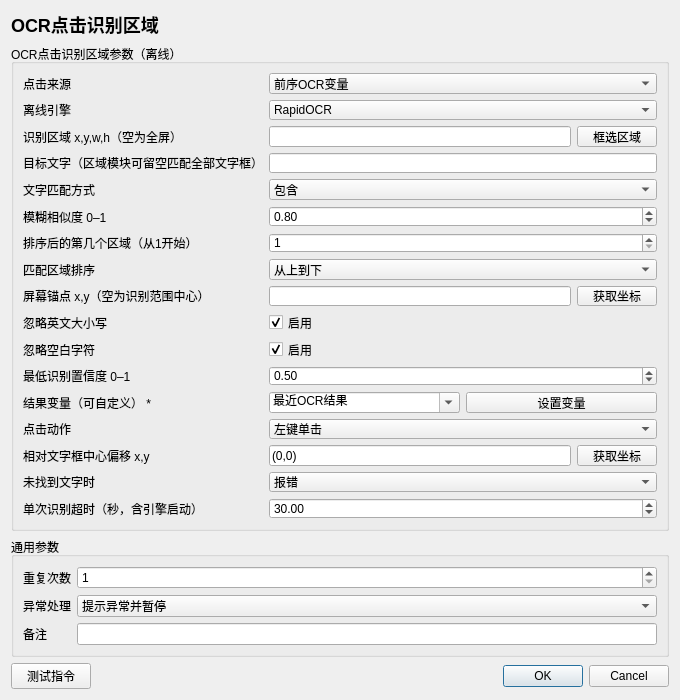
<?xml version='1.0' encoding='utf-8'?>
<ui version="4.0">
  <class>InstructionEditor</class>
  <widget class="QDialog" name="InstructionEditor">
    <property name="geometry">
      <rect>
        <x>0</x>
        <y>0</y>
        <width>680</width>
        <height>700</height>
      </rect>
    </property>
    <property name="minimumSize">
      <size>
        <width>560</width>
        <height>480</height>
      </size>
    </property>
    <property name="windowTitle">
      <string>OCR点击识别区域</string>
    </property>
    <layout class="QVBoxLayout" name="rootLayout">
      <item>
        <widget class="QLabel" name="titleLabel">
          <property name="text">
            <string>OCR点击识别区域</string>
          </property>
          <property name="styleSheet">
            <string>font-size: 18px; font-weight: 600;</string>
          </property>
        </widget>
      </item>
      <item>
        <widget class="QGroupBox" name="parameterGroupBox">
          <property name="title">
            <string>OCR点击识别区域参数（离线）</string>
          </property>
          <layout class="QFormLayout" name="parameterFormLayout">
            <item row="0" column="0">
              <widget class="QLabel" name="parameterLabel_0">
                <property name="text">
                  <string>点击来源</string>
                </property>
              </widget>
            </item>
            <item row="0" column="1">
              <widget class="QWidget" name="parameterContainer_0">
                <layout class="QHBoxLayout" name="parameterLayout_0">
                  <property name="leftMargin">
                    <number>0</number>
                  </property>
                  <property name="topMargin">
                    <number>0</number>
                  </property>
                  <property name="rightMargin">
                    <number>0</number>
                  </property>
                  <property name="bottomMargin">
                    <number>0</number>
                  </property>
                  <item>
                    <widget class="QComboBox" name="parameter_0">
                      <item>
                        <property name="text">
                          <string>前序OCR变量</string>
                        </property>
                      </item>
                      <item>
                        <property name="text">
                          <string>重新识别</string>
                        </property>
                      </item>
                      <property name="currentIndex">
                        <number>0</number>
                      </property>
                    </widget>
                  </item>
                </layout>
              </widget>
            </item>
            <item row="1" column="0">
              <widget class="QLabel" name="parameterLabel_1">
                <property name="text">
                  <string>离线引擎</string>
                </property>
              </widget>
            </item>
            <item row="1" column="1">
              <widget class="QWidget" name="parameterContainer_1">
                <layout class="QHBoxLayout" name="parameterLayout_1">
                  <property name="leftMargin">
                    <number>0</number>
                  </property>
                  <property name="topMargin">
                    <number>0</number>
                  </property>
                  <property name="rightMargin">
                    <number>0</number>
                  </property>
                  <property name="bottomMargin">
                    <number>0</number>
                  </property>
                  <item>
                    <widget class="QComboBox" name="parameter_1">
                      <item>
                        <property name="text">
                          <string>RapidOCR</string>
                        </property>
                      </item>
                      <item>
                        <property name="text">
                          <string>微信OCR</string>
                        </property>
                      </item>
                      <property name="currentIndex">
                        <number>0</number>
                      </property>
                    </widget>
                  </item>
                </layout>
              </widget>
            </item>
            <item row="2" column="0">
              <widget class="QLabel" name="parameterLabel_2">
                <property name="text">
                  <string>识别区域 x,y,w,h（空为全屏）</string>
                </property>
              </widget>
            </item>
            <item row="2" column="1">
              <widget class="QWidget" name="parameterContainer_2">
                <layout class="QHBoxLayout" name="parameterLayout_2">
                  <property name="leftMargin">
                    <number>0</number>
                  </property>
                  <property name="topMargin">
                    <number>0</number>
                  </property>
                  <property name="rightMargin">
                    <number>0</number>
                  </property>
                  <property name="bottomMargin">
                    <number>0</number>
                  </property>
                  <item>
                    <widget class="QLineEdit" name="parameter_2">
                      <property name="text">
                        <string />
                      </property>
                    </widget>
                  </item>
                  <item>
                    <widget class="QPushButton" name="auxiliary_2">
                      <property name="text">
                        <string>框选区域</string>
                      </property>
                    </widget>
                  </item>
                </layout>
              </widget>
            </item>
            <item row="3" column="0">
              <widget class="QLabel" name="parameterLabel_3">
                <property name="text">
                  <string>目标文字（区域模块可留空匹配全部文字框）</string>
                </property>
              </widget>
            </item>
            <item row="3" column="1">
              <widget class="QWidget" name="parameterContainer_3">
                <layout class="QHBoxLayout" name="parameterLayout_3">
                  <property name="leftMargin">
                    <number>0</number>
                  </property>
                  <property name="topMargin">
                    <number>0</number>
                  </property>
                  <property name="rightMargin">
                    <number>0</number>
                  </property>
                  <property name="bottomMargin">
                    <number>0</number>
                  </property>
                  <item>
                    <widget class="QLineEdit" name="parameter_3">
                      <property name="text">
                        <string />
                      </property>
                    </widget>
                  </item>
                </layout>
              </widget>
            </item>
            <item row="4" column="0">
              <widget class="QLabel" name="parameterLabel_4">
                <property name="text">
                  <string>文字匹配方式</string>
                </property>
              </widget>
            </item>
            <item row="4" column="1">
              <widget class="QWidget" name="parameterContainer_4">
                <layout class="QHBoxLayout" name="parameterLayout_4">
                  <property name="leftMargin">
                    <number>0</number>
                  </property>
                  <property name="topMargin">
                    <number>0</number>
                  </property>
                  <property name="rightMargin">
                    <number>0</number>
                  </property>
                  <property name="bottomMargin">
                    <number>0</number>
                  </property>
                  <item>
                    <widget class="QComboBox" name="parameter_4">
                      <item>
                        <property name="text">
                          <string>精准</string>
                        </property>
                      </item>
                      <item>
                        <property name="text">
                          <string>包含</string>
                        </property>
                      </item>
                      <item>
                        <property name="text">
                          <string>模糊</string>
                        </property>
                      </item>
                      <property name="currentIndex">
                        <number>1</number>
                      </property>
                    </widget>
                  </item>
                </layout>
              </widget>
            </item>
            <item row="5" column="0">
              <widget class="QLabel" name="parameterLabel_5">
                <property name="text">
                  <string>模糊相似度 0–1</string>
                </property>
              </widget>
            </item>
            <item row="5" column="1">
              <widget class="QWidget" name="parameterContainer_5">
                <layout class="QHBoxLayout" name="parameterLayout_5">
                  <property name="leftMargin">
                    <number>0</number>
                  </property>
                  <property name="topMargin">
                    <number>0</number>
                  </property>
                  <property name="rightMargin">
                    <number>0</number>
                  </property>
                  <property name="bottomMargin">
                    <number>0</number>
                  </property>
                  <item>
                    <widget class="QDoubleSpinBox" name="parameter_5">
                      <property name="minimum">
                        <double>0.01</double>
                      </property>
                      <property name="maximum">
                        <double>1</double>
                      </property>
                      <property name="value">
                        <double>0.8</double>
                      </property>
                      <property name="decimals">
                        <number>2</number>
                      </property>
                    </widget>
                  </item>
                </layout>
              </widget>
            </item>
            <item row="6" column="0">
              <widget class="QLabel" name="parameterLabel_6">
                <property name="text">
                  <string>排序后的第几个区域（从1开始）</string>
                </property>
              </widget>
            </item>
            <item row="6" column="1">
              <widget class="QWidget" name="parameterContainer_6">
                <layout class="QHBoxLayout" name="parameterLayout_6">
                  <property name="leftMargin">
                    <number>0</number>
                  </property>
                  <property name="topMargin">
                    <number>0</number>
                  </property>
                  <property name="rightMargin">
                    <number>0</number>
                  </property>
                  <property name="bottomMargin">
                    <number>0</number>
                  </property>
                  <item>
                    <widget class="QSpinBox" name="parameter_6">
                      <property name="minimum">
                        <number>1</number>
                      </property>
                      <property name="maximum">
                        <number>10000</number>
                      </property>
                      <property name="value">
                        <number>1</number>
                      </property>
                    </widget>
                  </item>
                </layout>
              </widget>
            </item>
            <item row="7" column="0">
              <widget class="QLabel" name="parameterLabel_7">
                <property name="text">
                  <string>匹配区域排序</string>
                </property>
              </widget>
            </item>
            <item row="7" column="1">
              <widget class="QWidget" name="parameterContainer_7">
                <layout class="QHBoxLayout" name="parameterLayout_7">
                  <property name="leftMargin">
                    <number>0</number>
                  </property>
                  <property name="topMargin">
                    <number>0</number>
                  </property>
                  <property name="rightMargin">
                    <number>0</number>
                  </property>
                  <property name="bottomMargin">
                    <number>0</number>
                  </property>
                  <item>
                    <widget class="QComboBox" name="parameter_7">
                      <item>
                        <property name="text">
                          <string>从上到下</string>
                        </property>
                      </item>
                      <item>
                        <property name="text">
                          <string>离锚点最近</string>
                        </property>
                      </item>
                      <property name="currentIndex">
                        <number>0</number>
                      </property>
                    </widget>
                  </item>
                </layout>
              </widget>
            </item>
            <item row="8" column="0">
              <widget class="QLabel" name="parameterLabel_8">
                <property name="text">
                  <string>屏幕锚点 x,y（空为识别范围中心）</string>
                </property>
              </widget>
            </item>
            <item row="8" column="1">
              <widget class="QWidget" name="parameterContainer_8">
                <layout class="QHBoxLayout" name="parameterLayout_8">
                  <property name="leftMargin">
                    <number>0</number>
                  </property>
                  <property name="topMargin">
                    <number>0</number>
                  </property>
                  <property name="rightMargin">
                    <number>0</number>
                  </property>
                  <property name="bottomMargin">
                    <number>0</number>
                  </property>
                  <item>
                    <widget class="QLineEdit" name="parameter_8">
                      <property name="text">
                        <string />
                      </property>
                    </widget>
                  </item>
                  <item>
                    <widget class="QPushButton" name="auxiliary_8">
                      <property name="text">
                        <string>获取坐标</string>
                      </property>
                    </widget>
                  </item>
                </layout>
              </widget>
            </item>
            <item row="9" column="0">
              <widget class="QLabel" name="parameterLabel_9">
                <property name="text">
                  <string>忽略英文大小写</string>
                </property>
              </widget>
            </item>
            <item row="9" column="1">
              <widget class="QWidget" name="parameterContainer_9">
                <layout class="QHBoxLayout" name="parameterLayout_9">
                  <property name="leftMargin">
                    <number>0</number>
                  </property>
                  <property name="topMargin">
                    <number>0</number>
                  </property>
                  <property name="rightMargin">
                    <number>0</number>
                  </property>
                  <property name="bottomMargin">
                    <number>0</number>
                  </property>
                  <item>
                    <widget class="QCheckBox" name="parameter_9">
                      <property name="checked">
                        <bool>true</bool>
                      </property>
                      <property name="text">
                        <string>启用</string>
                      </property>
                    </widget>
                  </item>
                </layout>
              </widget>
            </item>
            <item row="10" column="0">
              <widget class="QLabel" name="parameterLabel_10">
                <property name="text">
                  <string>忽略空白字符</string>
                </property>
              </widget>
            </item>
            <item row="10" column="1">
              <widget class="QWidget" name="parameterContainer_10">
                <layout class="QHBoxLayout" name="parameterLayout_10">
                  <property name="leftMargin">
                    <number>0</number>
                  </property>
                  <property name="topMargin">
                    <number>0</number>
                  </property>
                  <property name="rightMargin">
                    <number>0</number>
                  </property>
                  <property name="bottomMargin">
                    <number>0</number>
                  </property>
                  <item>
                    <widget class="QCheckBox" name="parameter_10">
                      <property name="checked">
                        <bool>true</bool>
                      </property>
                      <property name="text">
                        <string>启用</string>
                      </property>
                    </widget>
                  </item>
                </layout>
              </widget>
            </item>
            <item row="11" column="0">
              <widget class="QLabel" name="parameterLabel_11">
                <property name="text">
                  <string>最低识别置信度 0–1</string>
                </property>
              </widget>
            </item>
            <item row="11" column="1">
              <widget class="QWidget" name="parameterContainer_11">
                <layout class="QHBoxLayout" name="parameterLayout_11">
                  <property name="leftMargin">
                    <number>0</number>
                  </property>
                  <property name="topMargin">
                    <number>0</number>
                  </property>
                  <property name="rightMargin">
                    <number>0</number>
                  </property>
                  <property name="bottomMargin">
                    <number>0</number>
                  </property>
                  <item>
                    <widget class="QDoubleSpinBox" name="parameter_11">
                      <property name="minimum">
                        <double>0</double>
                      </property>
                      <property name="maximum">
                        <double>1</double>
                      </property>
                      <property name="value">
                        <double>0.5</double>
                      </property>
                      <property name="decimals">
                        <number>2</number>
                      </property>
                    </widget>
                  </item>
                </layout>
              </widget>
            </item>
            <item row="12" column="0">
              <widget class="QLabel" name="parameterLabel_12">
                <property name="text">
                  <string>结果变量（可自定义） *</string>
                </property>
              </widget>
            </item>
            <item row="12" column="1">
              <widget class="QWidget" name="parameterContainer_12">
                <layout class="QHBoxLayout" name="parameterLayout_12">
                  <property name="leftMargin">
                    <number>0</number>
                  </property>
                  <property name="topMargin">
                    <number>0</number>
                  </property>
                  <property name="rightMargin">
                    <number>0</number>
                  </property>
                  <property name="bottomMargin">
                    <number>0</number>
                  </property>
                  <item>
                    <widget class="QComboBox" name="parameter_12">
                      <property name="editable">
                        <bool>true</bool>
                      </property>
                      <item>
                        <property name="text">
                          <string>最近OCR结果</string>
                        </property>
                      </item>
                      <property name="currentIndex">
                        <number>0</number>
                      </property>
                    </widget>
                  </item>
                  <item>
                    <widget class="QPushButton" name="auxiliary_12">
                      <property name="text">
                        <string>设置变量</string>
                      </property>
                    </widget>
                  </item>
                </layout>
              </widget>
            </item>
            <item row="13" column="0">
              <widget class="QLabel" name="parameterLabel_13">
                <property name="text">
                  <string>点击动作</string>
                </property>
              </widget>
            </item>
            <item row="13" column="1">
              <widget class="QWidget" name="parameterContainer_13">
                <layout class="QHBoxLayout" name="parameterLayout_13">
                  <property name="leftMargin">
                    <number>0</number>
                  </property>
                  <property name="topMargin">
                    <number>0</number>
                  </property>
                  <property name="rightMargin">
                    <number>0</number>
                  </property>
                  <property name="bottomMargin">
                    <number>0</number>
                  </property>
                  <item>
                    <widget class="QComboBox" name="parameter_13">
                      <item>
                        <property name="text">
                          <string>左键单击</string>
                        </property>
                      </item>
                      <item>
                        <property name="text">
                          <string>左键双击</string>
                        </property>
                      </item>
                      <item>
                        <property name="text">
                          <string>右键单击</string>
                        </property>
                      </item>
                      <property name="currentIndex">
                        <number>0</number>
                      </property>
                    </widget>
                  </item>
                </layout>
              </widget>
            </item>
            <item row="14" column="0">
              <widget class="QLabel" name="parameterLabel_14">
                <property name="text">
                  <string>相对文字框中心偏移 x,y</string>
                </property>
              </widget>
            </item>
            <item row="14" column="1">
              <widget class="QWidget" name="parameterContainer_14">
                <layout class="QHBoxLayout" name="parameterLayout_14">
                  <property name="leftMargin">
                    <number>0</number>
                  </property>
                  <property name="topMargin">
                    <number>0</number>
                  </property>
                  <property name="rightMargin">
                    <number>0</number>
                  </property>
                  <property name="bottomMargin">
                    <number>0</number>
                  </property>
                  <item>
                    <widget class="QLineEdit" name="parameter_14">
                      <property name="text">
                        <string>(0,0)</string>
                      </property>
                    </widget>
                  </item>
                  <item>
                    <widget class="QPushButton" name="auxiliary_14">
                      <property name="text">
                        <string>获取坐标</string>
                      </property>
                    </widget>
                  </item>
                </layout>
              </widget>
            </item>
            <item row="15" column="0">
              <widget class="QLabel" name="parameterLabel_15">
                <property name="text">
                  <string>未找到文字时</string>
                </property>
              </widget>
            </item>
            <item row="15" column="1">
              <widget class="QWidget" name="parameterContainer_15">
                <layout class="QHBoxLayout" name="parameterLayout_15">
                  <property name="leftMargin">
                    <number>0</number>
                  </property>
                  <property name="topMargin">
                    <number>0</number>
                  </property>
                  <property name="rightMargin">
                    <number>0</number>
                  </property>
                  <property name="bottomMargin">
                    <number>0</number>
                  </property>
                  <item>
                    <widget class="QComboBox" name="parameter_15">
                      <item>
                        <property name="text">
                          <string>报错</string>
                        </property>
                      </item>
                      <item>
                        <property name="text">
                          <string>返回空值</string>
                        </property>
                      </item>
                      <property name="currentIndex">
                        <number>0</number>
                      </property>
                    </widget>
                  </item>
                </layout>
              </widget>
            </item>
            <item row="16" column="0">
              <widget class="QLabel" name="parameterLabel_16">
                <property name="text">
                  <string>单次识别超时（秒，含引擎启动）</string>
                </property>
              </widget>
            </item>
            <item row="16" column="1">
              <widget class="QWidget" name="parameterContainer_16">
                <layout class="QHBoxLayout" name="parameterLayout_16">
                  <property name="leftMargin">
                    <number>0</number>
                  </property>
                  <property name="topMargin">
                    <number>0</number>
                  </property>
                  <property name="rightMargin">
                    <number>0</number>
                  </property>
                  <property name="bottomMargin">
                    <number>0</number>
                  </property>
                  <item>
                    <widget class="QDoubleSpinBox" name="parameter_16">
                      <property name="minimum">
                        <double>1</double>
                      </property>
                      <property name="maximum">
                        <double>300</double>
                      </property>
                      <property name="value">
                        <double>30</double>
                      </property>
                      <property name="decimals">
                        <number>2</number>
                      </property>
                    </widget>
                  </item>
                </layout>
              </widget>
            </item>
          </layout>
        </widget>
      </item>
      <item>
        <spacer name="verticalSpacer">
          <property name="orientation">
            <enum>Qt::Vertical</enum>
          </property>
          <property name="sizeHint" stdset="0">
            <size>
              <width>20</width>
              <height>20</height>
            </size>
          </property>
        </spacer>
      </item>
      <item>
        <widget class="QGroupBox" name="commonGroupBox">
          <property name="title">
            <string>通用参数</string>
          </property>
          <layout class="QFormLayout" name="commonFormLayout">
            <item row="0" column="0">
              <widget class="QLabel" name="repeatLabel">
                <property name="text">
                  <string>重复次数</string>
                </property>
              </widget>
            </item>
            <item row="0" column="1">
              <widget class="QSpinBox" name="repeatSpinBox">
                <property name="minimum">
                  <number>1</number>
                </property>
                <property name="maximum">
                  <number>999999</number>
                </property>
                <property name="value">
                  <number>1</number>
                </property>
              </widget>
            </item>
            <item row="1" column="0">
              <widget class="QLabel" name="errorPolicyLabel">
                <property name="text">
                  <string>异常处理</string>
                </property>
              </widget>
            </item>
            <item row="1" column="1">
              <widget class="QComboBox" name="errorPolicyComboBox">
                <item>
                  <property name="text">
                    <string>自动跳过</string>
                  </property>
                </item>
                <item>
                  <property name="text">
                    <string>提示异常并暂停</string>
                  </property>
                </item>
                <item>
                  <property name="text">
                    <string>提示异常并停止</string>
                  </property>
                </item>
                <property name="currentIndex">
                  <number>1</number>
                </property>
              </widget>
            </item>
            <item row="2" column="0">
              <widget class="QLabel" name="noteLabel">
                <property name="text">
                  <string>备注</string>
                </property>
              </widget>
            </item>
            <item row="2" column="1">
              <widget class="QLineEdit" name="noteEdit" />
            </item>
          </layout>
        </widget>
      </item>
      <item>
        <layout class="QHBoxLayout" name="footerLayout">
          <item>
            <widget class="QPushButton" name="testButton">
              <property name="text">
                <string>测试指令</string>
              </property>
            </widget>
          </item>
          <item>
            <spacer name="footerSpacer">
              <property name="orientation">
                <enum>Qt::Horizontal</enum>
              </property>
              <property name="sizeHint" stdset="0">
                <size>
                  <width>40</width>
                  <height>20</height>
                </size>
              </property>
            </spacer>
          </item>
          <item>
            <widget class="QDialogButtonBox" name="buttonBox">
              <property name="standardButtons">
                <set>QDialogButtonBox::Cancel|QDialogButtonBox::Ok</set>
              </property>
            </widget>
          </item>
        </layout>
      </item>
    </layout>
  </widget>
  <resources />
  <connections />
</ui>
